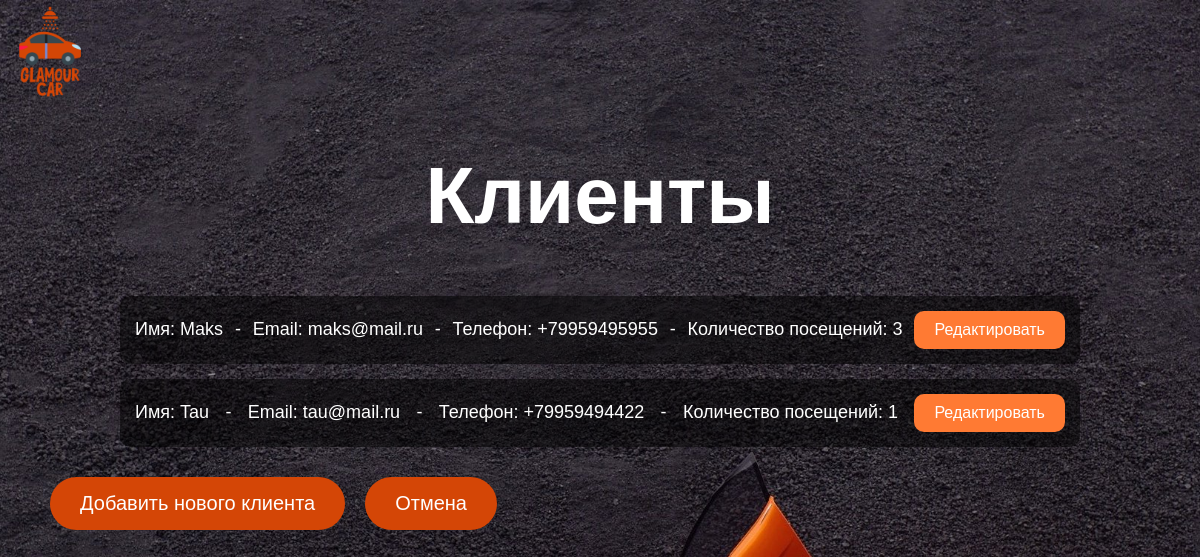
/clients/, run on the app's committed database.
### main/models.py (models this page shows, shortened)
class Client(models.Model):
    name = models.CharField(max_length=100)
    email = models.EmailField()
    phone = models.CharField(max_length=20)
    @property
    def visit_count(self):
        return self.zapisi_set.count()  # Подсчет всех записей, связанных с клиентом

### main/views.py (the view)
# urls.py: path('clients/', views.clients, name='clients'),
def clients(request):
    clients = Client.objects.all()
    return render(request, 'main/clients.html', {'clients': clients})

### main/templates/main/clients.html (shortened to what this page needs)
{% load static %}
<!DOCTYPE html>
<html lang="ru">
<head>
    <link rel="stylesheet" href="{% static 'main/css/clients.css' %}">
</head>
<body style="background-image: url('{% static 'main/img/background1.jpeg' %}');">
    <header>
        <div class="header">
            <img src="{% static 'main/img/logo.png' %}" alt="Логотип" class="logo">
        </div>
    </header>
    <h1 class="clients-title">Клиенты</h1>
    <ul class="clients-list">
        {% for client in clients %}
            <li>
                <span>Имя: {{ client.name }}</span> -
                <span>Email: {{ client.email }}</span> -
                <span>Телефон: {{ client.phone }}</span> -
                <span>Количество посещений: {{ client.visit_count }}</span>
                <a href="{% url 'clients_change' client.id %}" class="edit-button">Редактировать</a>
            </li>
        {% endfor %}
    </ul>
    <div class="button-container">
        <a href="{% url 'clients_change' 0 %}" class="change-button">Добавить нового клиента</a>
        <a href="/" class="back-button">Отмена</a>
    </div>
</body>
</html>

### main/static/main/css/clients.css (style rules this page uses)
body { background-size: cover; background-repeat: no-repeat; background-position: center bottom; background-attachment: fixed; color: white; margin: 0; font-family: 'Roboto Slab', sans-serif; }
.header { position: relative; width: 100%; height: 100px; }
.logo { position: absolute; top: 0; left: 0; width: 100px; height: auto; }
h1.clients-title { font-size: 80px; font-weight: 600; text-align: center; position: relative; margin-top: 50px; }
.button-container { display: flex; justify-content: flex-start; margin-left: 50px; margin-top: 20px; }
.change-button, .back-button { display: inline-block; margin-right: 20px; padding: 15px 30px; background-color: #D44606; border: none; border-radius: 45px; color: white; font-size: 20px; font-weight: 400; cursor: pointer; text-align: center; text-decoration: none; transition: background-color 0.3s ease; }
.clients-list { list-style-type: none; padding: 0; margin: 50px auto 30px auto; width: 80%; }
.clients-list li { display: flex; justify-content: space-between; align-items: center; background-color: rgba(0, 0, 0, 0.5); padding: 15px; margin-bottom: 15px; border-radius: 10px; font-size: 18px; }
.edit-button { padding: 10px 20px; font-size: 16px; background-color: #ff7a33; border-radius: 10px; color: white; text-decoration: none; transition: background-color 0.3s ease; }

### data on the page
Client: name "Maks", email "maks@mail.ru", phone "+79959495955", visit_count "3"
Client: name "Tau", email "tau@mail.ru", phone "+79959494422", visit_count "1"
